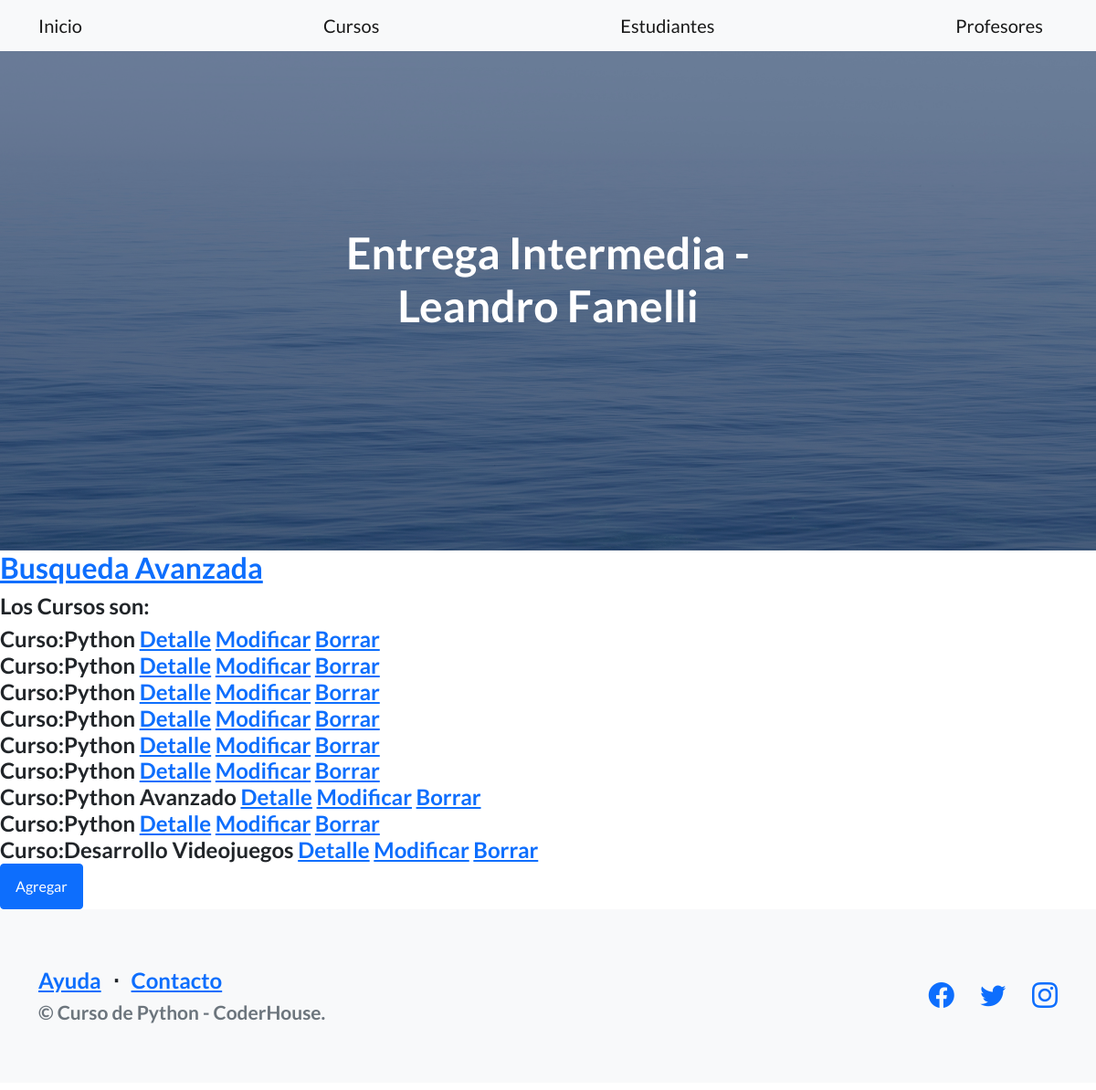
Before: /AppCoder/cursos/ with the older database file.
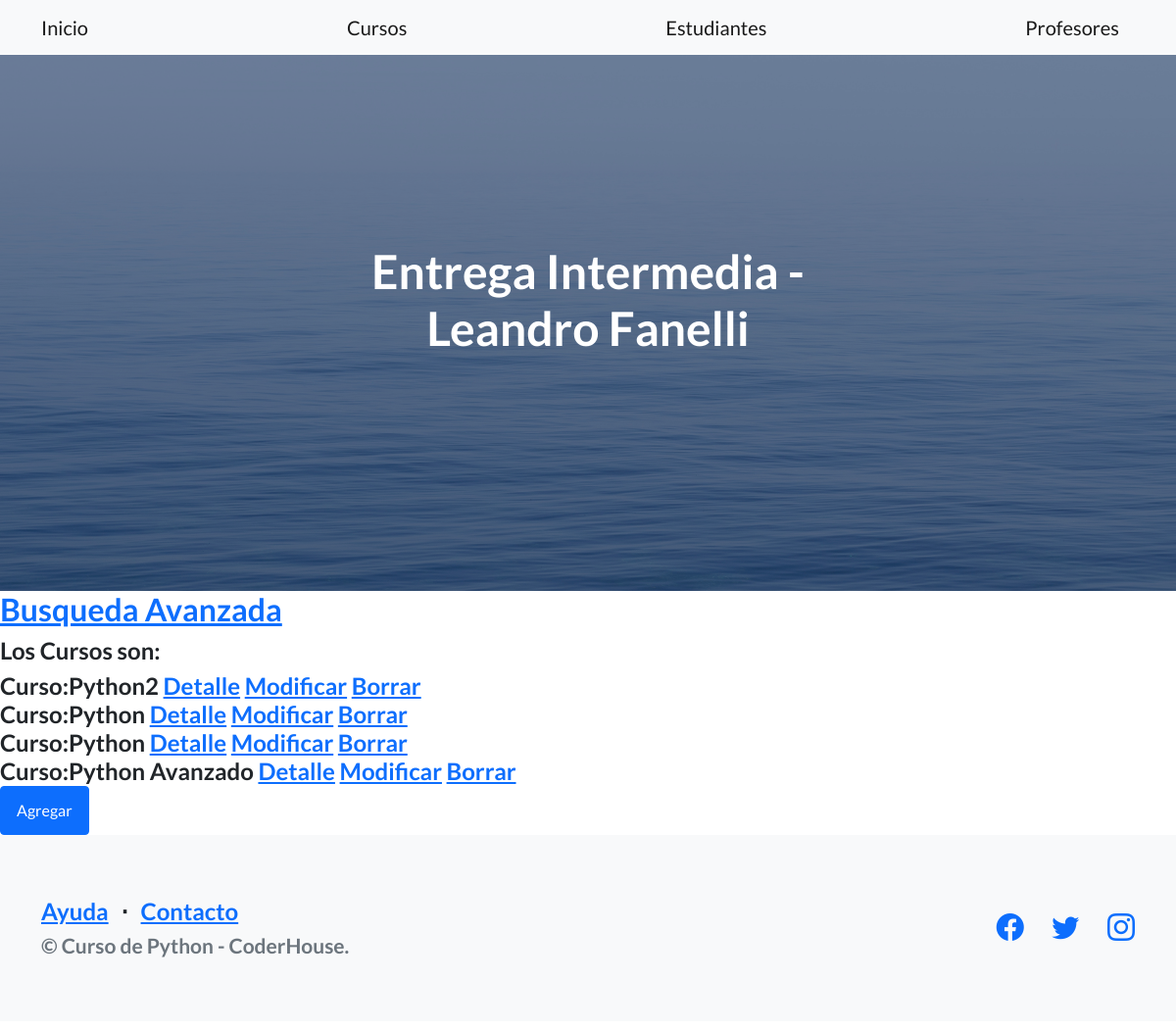
After: the same page with the newer database file.
### AppCoder/models.py (models this page shows)
class Curso(Model):
    nombre = CharField(max_length=40)
    camada = IntegerField()
    def __str__(self):
        return f'Curso:{self.nombre}'

### AppCoder/views.py (the view)
# urls.py: path('cursos/', Curso_ListView.as_view(), name='cursos'),
class Curso_ListView(ListView):
    model = Curso
    template_name = 'AppCoder/cursos.html'
    context_object_name = 'cursos'

### templates/AppCoder/cursos.html (shortened to what this page needs)
{% extends 'AppCoder/padre.html' %}
{% block contenidoQueCambia %}
    <h2><a href="{% url 'BuscarCurso'%}">Busqueda Avanzada</a></h2>
    <h4>Los Cursos son: <h4>
        {%for curso in cursos%}
            {{curso}}
            <a href="{% url 'curso_view' curso.id %}">Detalle</a>
            <a href="{% url 'curso_update' curso.id %}">Modificar</a>
            <a href="{% url 'curso_delete' curso.id %}">Borrar</a>
            <br>
        {% endfor %}
    <a class="btn btn-primary" href="{% url 'curso_add' %}">Agregar</a>
{% endblock %}

### templates/AppCoder/padre.html (shortened to what this page needs)
<!DOCTYPE html>
<html lang="en">
    <head>
        {% load static %}
        <link href="https://cdn.jsdelivr.net/npm/bootstrap-icons@1.5.0/font/bootstrap-icons.css" rel="stylesheet" type="text/css" />
        <link href="{%static 'AppCoder/css/styles.css' %}" rel="stylesheet" />
    </head>
    <body>
        <nav class="navbar navbar-light bg-light static-top">
            <div class="container">
                <a class="navbar-brand" href="{% url 'Inicio' %}">Inicio</a>
                <a class="navbar-brand" href="{% url 'cursos' %}">Cursos</a>
                <a class="navbar-brand" href="{% url 'estudiantes' %}">Estudiantes</a>
                <a class="navbar-brand" href="{% url 'profesores' %}">Profesores</a>
            </div>
        </nav>
        <header class="masthead">
            <div class="container position-relative">
                <div class="row justify-content-center">
                    <div class="col-xl-6">
                        <div class="text-center text-white">
                            <h1 class="mb-5">Entrega Intermedia - Leandro Fanelli</h1>
                        </div>
                    </div>
                </div>
            </div>
        </header>
        {% block contenidoQueCambia %}
        {% endblock %}
        <footer class="footer bg-light">
            <div class="container">
                <div class="row">
                    <div class="col-lg-6 h-100 text-center text-lg-start my-auto">
                        <ul class="list-inline mb-2">
                            <li class="list-inline-item"><a href="#!">Ayuda</a></li>
                            <li class="list-inline-item">⋅</li>
                            <li class="list-inline-item"><a href="#!">Contacto</a></li>
                        </ul>
                        <p class="text-muted small mb-4 mb-lg-0">&copy; Curso de Python - CoderHouse.</p>
                    </div>
                    <div class="col-lg-6 h-100 text-center text-lg-end my-auto">
                        <ul class="list-inline mb-0">
                            <li class="list-inline-item me-4">
                                <a href="#!"><i class="bi-facebook fs-3"></i></a>
                            </li>
                            <li class="list-inline-item me-4">
                                <a href="#!"><i class="bi-twitter fs-3"></i></a>
                            </li>
                            <li class="list-inline-item">
                                <a href="#!"><i class="bi-instagram fs-3"></i></a>
                            </li>
                        </ul>
                    </div>
                </div>
            </div>
        </footer>
    </body>
</html>

Changed rows visible on the page:
removed Curso: nombre "Curso:Python"
removed Curso: nombre "Curso:Python"
removed Curso: nombre "Curso:Python"
removed Curso: nombre "Curso:Python"
removed Curso: nombre "Curso:Desarrollo Videojuegos"
changed Curso: nombre "Curso:Python" → "Curso:Python2"
